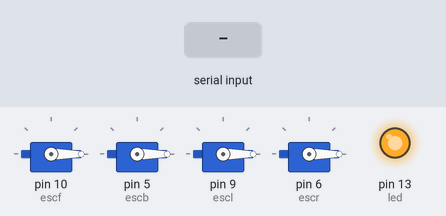
A sketch run on a simulated Arduino Uno, built with avr-gcc and run on an emulated ATmega328P. On the bench: 4 × servo, output pins drawn as LEDs (lit = HIGH). The test bench sets the inputs (shaded band). What the sketch prints to the serial monitor is not drawn.

Above: at 1.3 s.
1.4 s: "o" received over the second serial link
At 2.3 s:
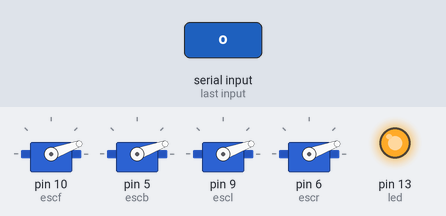
2.9 s: "f" received over the second serial link
At 3.4 s:
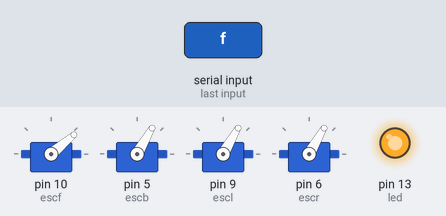
4.4 s: "b" received over the second serial link
At 5.6 s:
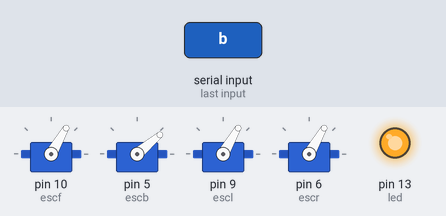
5.9 s: "l" received over the second serial link
At 6.9 s:
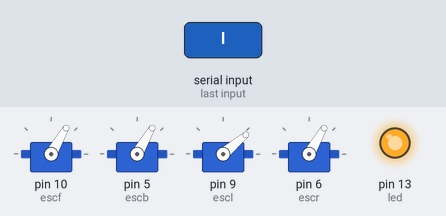
7.4 s: "r" received over the second serial link
At 8.0 s:
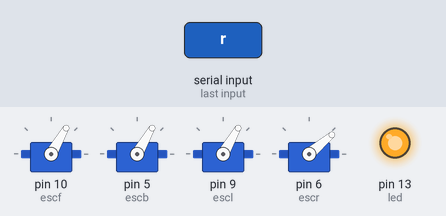
8.9 s: "t" received over the second serial link
At 9.2 s:
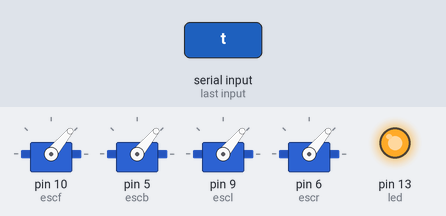
Timing chart, 0 to 11.4 s (numbered marks = the images above; inputs shaded):
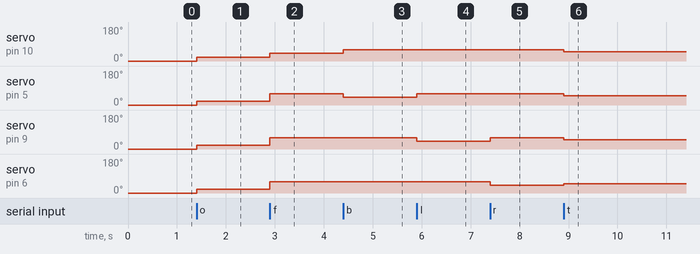

The sketch:

motor_cntrl_bt.ino
```cpp
#include <Servo.h>
#include <Wire.h>
#include <SoftwareSerial.h>

int bluetoothTx = 4;
int bluetoothRx = 3;
Servo escf;
Servo escb;
Servo escl;
Servo escr;
int led = 13;
SoftwareSerial bluetooth(bluetoothTx, bluetoothRx);


//int throttlePin = 0;
//int v=0;
void setup()
{
  pinMode(led,OUTPUT);
  digitalWrite(led,HIGH);

  escf.attach(10); //front
  escb.attach(5);  //back
  escl.attach(9);  //left
  escr.attach(6);  //right
  Serial.begin(9600);
  escf.write(0);
  escb.write(0);
  escl.write(0);
  escr.write(0);
  //delay(1);
  //Setup Bluetooth serial connection to android
  bluetooth.begin(115200);
  bluetooth.print("$$$");
  delay(100);
  bluetooth.println("U,9600,N");
  bluetooth.begin(9600);

}

void loop()
{

  char input;
//  while(bluetooth.available()>0)    // read any serial input
//  {
//    input += (char) bluetooth.read();  // read one char at a time
//    delay(5);  // delay of 5ms for next char
//  }
  if(bluetooth.available())
  {
    input = (char)bluetooth.read();
    Serial.print(input);

    //Serial.write(input);

      if(input == 'o' || input == 'w' || input == 's') //on
      {
        Serial.println("LOW");
        escf.write(20);
        escb.write(20);
        escl.write(20);
        escr.write(20);
      }

      else if(input == 'f')  //forward
      {
        escf.write(40);
        escb.write(60);
        escl.write(60);
        escr.write(60);
      }
      else if(input == 'b')  //back
      {
        escf.write(60);
        escb.write(40);
        escl.write(60);
        escr.write(60);
      }
      else if(input == 'l') //left
      {
        escf.write(60);
        escb.write(60);
        escl.write(40);
        escr.write(60);
      }
      else if(input == 'r')  //right
      {
        escf.write(60);
        escb.write(60);
        escl.write(60);
        escr.write(40);
      }
      else if(input == 'q')  //off
      {
        escf.write(0);
        escb.write(0);
        escl.write(0);
        escr.write(0);
      }
      else if(input == 't')  //lift
      {
        escf.write(50);
        escb.write(50);
        escl.write(50);
        escr.write(50);
      }

  }
}
```

Measured:
- after the input at 1.4 s, servo on pin 10 (escf), servo on pin 5 (escb), servo on pin 9 (escl), servo on pin 6 (escr): 0° → 20° at once
- after the input at 2.9 s, servo on pin 10 (escf): 20° → 40° at once; servo on pin 5 (escb), servo on pin 9 (escl), servo on pin 6 (escr): 20° → 60° at once
- after the input at 4.4 s, servo on pin 10 (escf): 40° → 60° at once; servo on pin 5 (escb): 60° → 40° at once
- after the input at 5.9 s, servo on pin 5 (escb): 40° → 60° at once; servo on pin 9 (escl): 60° → 40° at once
- after the input at 7.4 s, servo on pin 9 (escl): 40° → 60° at once; servo on pin 6 (escr): 60° → 40° at once
- after the input at 8.9 s, servo on pin 10 (escf), servo on pin 5 (escb), servo on pin 9 (escl): 60° → 50° at once; servo on pin 6 (escr): 40° → 50° at once
